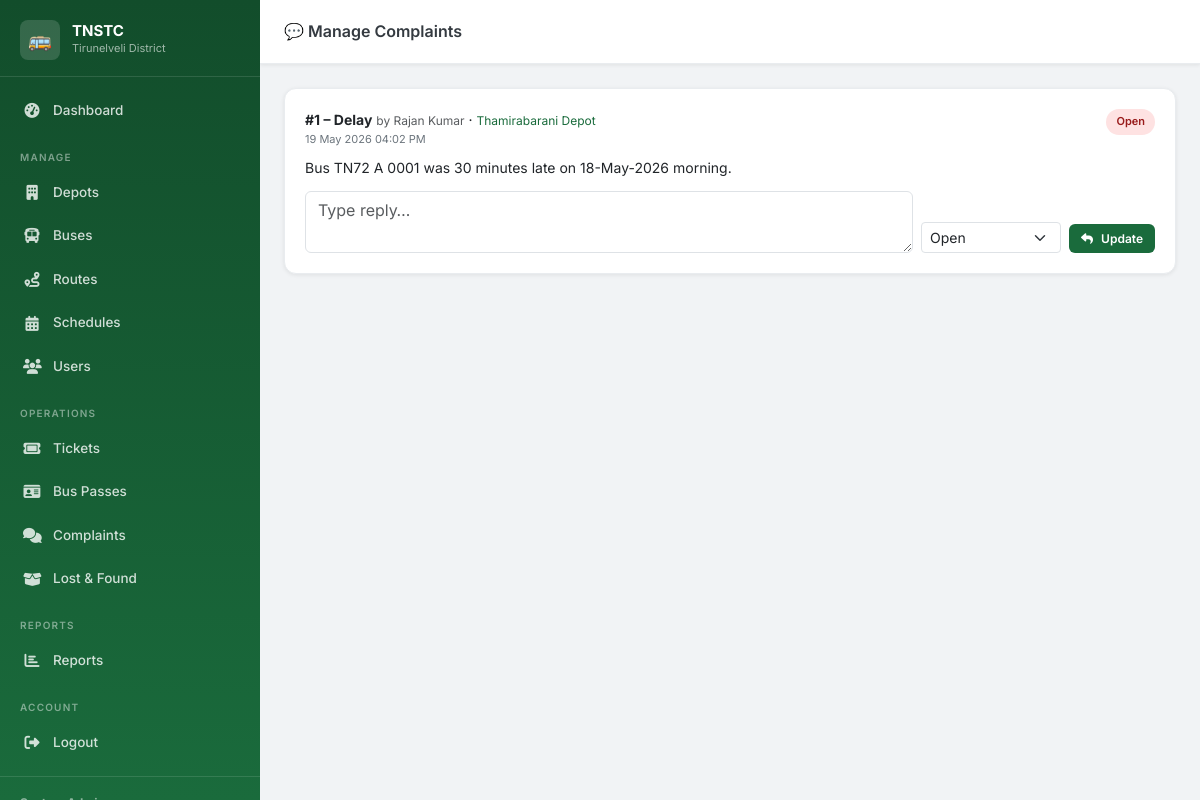
/admin/manage_complaints.php (signed in), run on the app's committed database.
### tables this page shows
CREATE TABLE IF NOT EXISTS `complaints` (
  `complaint_id` INT AUTO_INCREMENT PRIMARY KEY,
  `passenger_id` INT          NOT NULL,
  `depot_id`     INT          DEFAULT NULL,
  `bus_id`       INT          DEFAULT NULL,
  `category`     ENUM('delay','staff_behavior','cleanliness','ticket_issue','route_issue','other') NOT NULL,
  `description`  TEXT         NOT NULL,
  `status`       ENUM('open','in_progress','resolved','closed') NOT NULL DEFAULT 'open',
  `reply`        TEXT         DEFAULT NULL,
  `replied_by`   INT          DEFAULT NULL,
  `created_at`   DATETIME     NOT NULL DEFAULT CURRENT_TIMESTAMP,
  FOREIGN KEY (`passenger_id`) REFERENCES `users`(`user_id`) ON DELETE CASCADE,
  FOREIGN KEY (`depot_id`)     REFERENCES `depots`(`depot_id`) ON DELETE SET NULL
);

CREATE TABLE IF NOT EXISTS `users` (
  `user_id`    INT AUTO_INCREMENT PRIMARY KEY,
  `name`       VARCHAR(120) NOT NULL,
  `email`      VARCHAR(180) NOT NULL UNIQUE,
  `phone`      VARCHAR(15)  NOT NULL,
  `password`   VARCHAR(255) NOT NULL,
  `role`       ENUM('passenger','driver','conductor','depot_manager','minister','admin') NOT NULL DEFAULT 'passenger',
  `status`     ENUM('active','inactive','pending') NOT NULL DEFAULT 'pending',
  `otp`        VARCHAR(10)  DEFAULT NULL,
  `otp_expiry` DATETIME     DEFAULT NULL,
  `created_at` DATETIME     NOT NULL DEFAULT CURRENT_TIMESTAMP
);

CREATE TABLE IF NOT EXISTS `depots` (
  `depot_id`   INT AUTO_INCREMENT PRIMARY KEY,
  `depot_name` VARCHAR(120) NOT NULL,
  `location`   VARCHAR(200) NOT NULL,
  `district`   VARCHAR(80)  NOT NULL DEFAULT 'Tirunelveli',
  `manager_id` INT          DEFAULT NULL,
  `latitude`   DECIMAL(10,7) DEFAULT NULL,
  `longitude`  DECIMAL(10,7) DEFAULT NULL
);

### admin/manage_complaints.php (the view, shortened to what this page needs)
<?php
requireLogin('admin'); $db=getDB(); $flash=getFlash();
$complaints=$db->query("SELECT c.*,u.name passenger_name,d.depot_name FROM complaints c JOIN users u ON u.user_id=c.passenger_id LEFT JOIN depots d ON d.depot_id=c.depot_id ORDER BY FIELD(c.status,'open','in_progress','resolved','closed'),c.created_at DESC")->fetchAll();
$pageTitle='Manage Complaints'; include __DIR__.'/../includes/header.php';
?>
<div class="app-layout"><?php include __DIR__.'/../includes/sidebar_admin.php'; ?>
<div class="main-content">
  <div class="topbar"><button class="sidebar-toggle" id="sidebarToggle"><i class="fa fa-bars"></i></button><div class="topbar-title">💬 Manage Complaints</div></div>
  <div class="page-content">
    <?php if(empty($complaints)): ?><div class="empty-state card"><i class="fa fa-comments"></i>No complaints.</div>
    <?php else: foreach($complaints as $c): $sc=['open'=>'danger','in_progress'=>'warning','resolved'=>'success','closed'=>'secondary'][$c['status']]??'secondary'; ?>
    <div class="card mb-3">
      <div class="card-body-custom">
        <div class="d-flex justify-content-between align-items-start mb-2">
          <div>
            <strong>#<?=$c['complaint_id']?> – <?=ucfirst(str_replace('_',' ',$c['category']))?></strong>
            <span class="text-muted" style="font-size:12px"> by <?=htmlspecialchars($c['passenger_name'])?></span>
            <?php if($c['depot_name']): ?> · <span style="font-size:12px;color:#1a6b3c"><?=htmlspecialchars($c['depot_name'])?></span><?php endif; ?>
            <div style="font-size:11px;color:#6c757d"><?=date('d M Y h:i A',strtotime($c['created_at']))?></div>
          </div>
          <span class="badge-custom badge-<?=$sc?>"><?=ucfirst(str_replace('_',' ',$c['status']))?></span>
        </div>
        <p style="font-size:14px;margin:0 0 12px"><?=nl2br(htmlspecialchars($c['description']))?></p>
        <form method="POST" class="d-flex gap-2 flex-wrap align-items-end">
          <div style="flex:1;min-width:200px"><textarea name="reply" class="form-control" rows="2" placeholder="Type reply…" required><?=htmlspecialchars($c['reply']??'')?></textarea></div>
          <select name="status" class="form-select form-select-sm" style="width:140px">
            <?php foreach(['open','in_progress','resolved','closed'] as $s): ?><option value="<?=$s?>" <?=$c['status']===$s?'selected':''?>><?=ucfirst(str_replace('_',' ',$s))?></option><?php endforeach; ?>
          </select>
          <button type="submit" class="btn-primary-custom btn-sm-custom"><i class="fa fa-reply"></i> Update</button>
        </form>
      </div>
    </div>
    <?php endforeach; endif; ?>
  </div>
</div></div>
<?php include __DIR__.'/../includes/footer.php'; ?>

### assets/css/tnstc.css (style rules this page uses)
:root { --primary: #1a6b3c; --primary-dark: #124d2b; --primary-light: #e8f5ee; --accent: #0d6efd; --accent-dark: #0a58ca; --danger: #dc3545; --warning: #ffc107; --success: #198754; --info: #0dcaf0; --white: #ffffff; --gray-50: #f8f9fa; --gray-100: #f1f3f5; --gray-200: #e9ecef; --gray-400: #ced4da; --gray-600: #6c757d; --gray-800: #343a40; --dark: #1a1d23; --sidebar-w: 260px; --topbar-h: 64px; --radius: 12px; --radius-sm: 8px; --shadow-sm: 0 1px 4px rgba(0,0,0,.08); --shadow: 0 4px 20px rgba(0,0,0,.10); --shadow-lg: 0 8px 40px rgba(0,0,0,.14); --transition: .2s ease; }
*, *::before, *::after { box-sizing: border-box; margin: 0; padding: 0; }
html { scroll-behavior: smooth; }
body { font-family: 'Inter', sans-serif; font-size: 14px; color: var(--gray-800); background: var(--gray-100); line-height: 1.6; }
.app-layout { display: flex; min-height: 100vh; }
.main-content { margin-left: var(--sidebar-w); flex: 1; display: flex; flex-direction: column; min-height: 100vh; transition: margin var(--transition); }
.topbar { height: var(--topbar-h); background: var(--white); border-bottom: 1px solid var(--gray-200); display: flex; align-items: center; padding: 0 24px; gap: 16px; position: sticky; top: 0; z-index: 900; box-shadow: var(--shadow-sm); }
.topbar-title { font-size: 16px; font-weight: 600; flex: 1; }
.page-content { padding: 24px; flex: 1; }
.card { background: var(--white); border-radius: var(--radius); box-shadow: var(--shadow-sm); border: 1px solid var(--gray-200); }
.card-body-custom { padding: 20px; }
.badge-custom { display: inline-flex; align-items: center; gap: 4px; padding: 4px 10px; border-radius: 20px; font-size: 11px; font-weight: 600; }
.badge-danger { background: #fee2e2; color: #991b1b; }
.btn-primary-custom { background: var(--primary); color: var(--white); border: none; padding: 10px 20px; border-radius: var(--radius-sm); font-size: 13.5px; font-weight: 600; cursor: pointer; display: inline-flex; align-items: center; gap: 8px; transition: background var(--transition), transform var(--transition); }
.btn-sm-custom { padding: 5px 12px; font-size: 12px; border-radius: 6px; }
.gap-2 { gap: 8px; }

### data on the page
complaints: complaint_id "1", category "Delay", passenger.name "Rajan Kumar", depot.depot_name "Thamirabarani Depot", created_at "19 May 2026 04:02 PM", status "Open", description "Bus TN72 A 0001 was 30 minutes late on 18-May-2026 morning."

### other printed values
$item['label'] "Dashboard"
$item "MANAGE"
$item['label'] "Depots"
$item['label'] "Buses"
$item['label'] "Routes"
$item['label'] "Schedules"
$item['label'] "Users"
$item "OPERATIONS"
$item['label'] "Tickets"
$item['label'] "Bus Passes"
$item['label'] "Complaints"
$item['label'] "Lost & Found"
$item "REPORTS"
$item['label'] "Reports"
